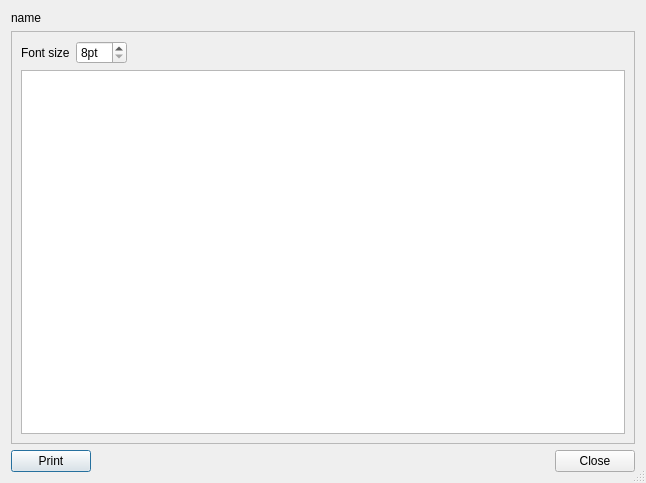
<?xml version="1.0" encoding="UTF-8"?>
<ui version="4.0">
 <class>Dialog_fileView</class>
 <widget class="QDialog" name="Dialog_fileView">
  <property name="geometry">
   <rect>
    <x>0</x>
    <y>0</y>
    <width>646</width>
    <height>483</height>
   </rect>
  </property>
  <property name="windowTitle">
   <string>File View</string>
  </property>
  <property name="sizeGripEnabled">
   <bool>true</bool>
  </property>
  <layout class="QVBoxLayout" name="verticalLayout">
   <item>
    <widget class="QLabel" name="label_filename">
     <property name="text">
      <string>name</string>
     </property>
    </widget>
   </item>
   <item>
    <widget class="QScrollArea" name="scrollArea">
     <property name="widgetResizable">
      <bool>true</bool>
     </property>
     <widget class="QWidget" name="scrollAreaWidgetContents">
      <property name="geometry">
       <rect>
        <x>0</x>
        <y>0</y>
        <width>622</width>
        <height>399</height>
       </rect>
      </property>
      <layout class="QVBoxLayout" name="verticalLayout_2">
       <item>
        <layout class="QHBoxLayout" name="horizontalLayout_toolbar">
         <item>
          <widget class="QLabel" name="label_fontsize">
           <property name="text">
            <string>Font size</string>
           </property>
          </widget>
         </item>
         <item>
          <widget class="QSpinBox" name="spinBox_fontsize">
           <property name="suffix">
            <string>pt</string>
           </property>
           <property name="minimum">
            <number>8</number>
           </property>
           <property name="maximum">
            <number>16</number>
           </property>
          </widget>
         </item>
         <item>
          <spacer name="horizontalSpacer_toolbar">
           <property name="orientation">
            <enum>Qt::Horizontal</enum>
           </property>
           <property name="sizeHint" stdset="0">
            <size>
             <width>40</width>
             <height>20</height>
            </size>
           </property>
          </spacer>
         </item>
        </layout>
       </item>
       <item>
        <widget class="QPlainTextEdit" name="plainTextEdit">
         <property name="readOnly">
          <bool>true</bool>
         </property>
         <property name="textInteractionFlags">
          <set>Qt::TextSelectableByKeyboard|Qt::TextSelectableByMouse</set>
         </property>
        </widget>
       </item>
      </layout>
     </widget>
    </widget>
   </item>
   <item>
    <layout class="QHBoxLayout" name="horizontalLayout_buttons">
     <item>
      <widget class="QPushButton" name="pushButton_print">
       <property name="text">
        <string>Print</string>
       </property>
       <property name="shortcut">
        <string>Ctrl+P</string>
       </property>
      </widget>
     </item>
     <item>
      <spacer name="horizontalSpacer_buttons">
       <property name="orientation">
        <enum>Qt::Horizontal</enum>
       </property>
       <property name="sizeHint" stdset="0">
        <size>
         <width>40</width>
         <height>20</height>
        </size>
       </property>
      </spacer>
     </item>
     <item>
      <widget class="QPushButton" name="pushButton_close">
       <property name="text">
        <string>Close</string>
       </property>
       <property name="shortcut">
        <string>Ctrl+Q</string>
       </property>
      </widget>
     </item>
    </layout>
   </item>
  </layout>
 </widget>
 <resources/>
 <connections/>
</ui>
